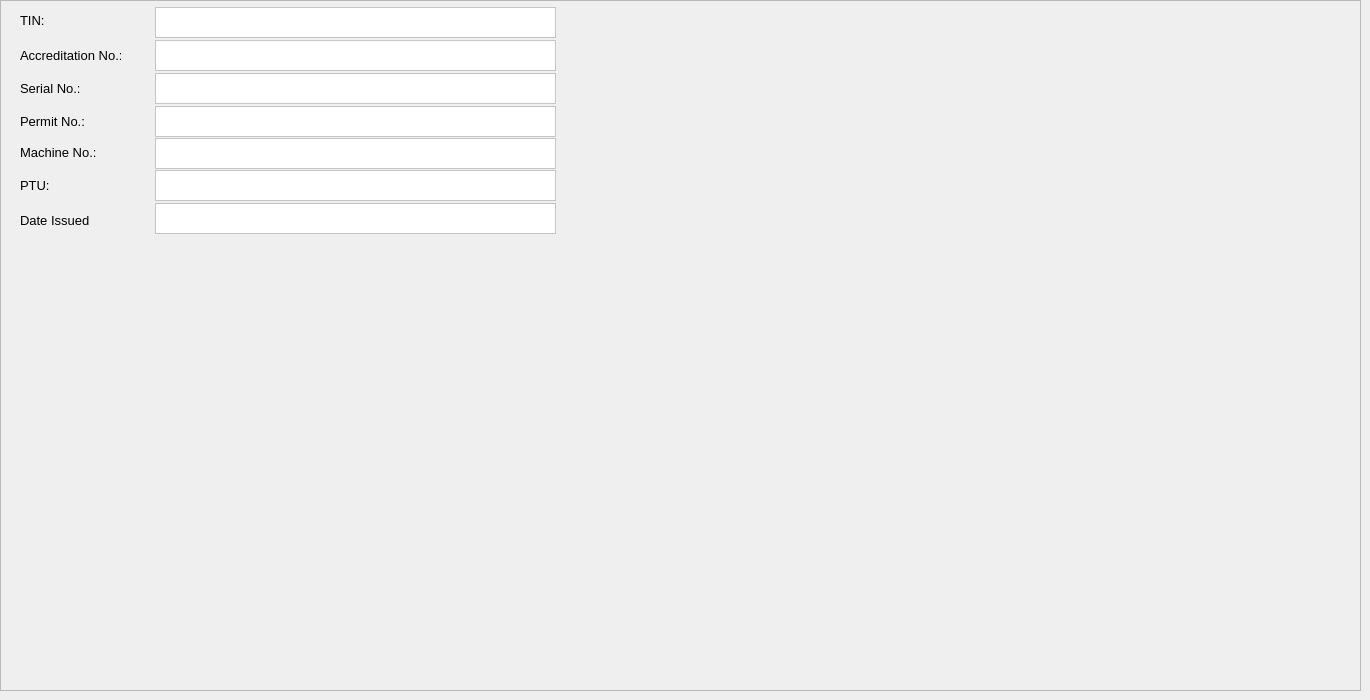
    <widget class="QWidget" name="tabBIRSettings">
     <attribute name="title">
      <string>BIR Settings</string>
     </attribute>
     <widget class="QFrame" name="frame_10">
      <property name="geometry">
       <rect>
        <x>0</x>
        <y>0</y>
        <width>1361</width>
        <height>691</height>
       </rect>
      </property>
      <property name="frameShape">
       <enum>QFrame::StyledPanel</enum>
      </property>
      <property name="frameShadow">
       <enum>QFrame::Raised</enum>
      </property>
      <widget class="QTextEdit" name="textEditTIN">
       <property name="geometry">
        <rect>
         <x>155</x>
         <y>7</y>
         <width>401</width>
         <height>31</height>
        </rect>
       </property>
       <property name="font">
        <font>
         <family>Segoe UI</family>
         <pointsize>10</pointsize>
        </font>
       </property>
       <property name="styleSheet">
        <string notr="true">background-color: rgb(255, 255, 255);
color: rgb(0, 0, 0);</string>
       </property>
      </widget>
      <widget class="QLabel" name="label_22">
       <property name="geometry">
        <rect>
         <x>20</x>
         <y>10</y>
         <width>101</width>
         <height>21</height>
        </rect>
       </property>
       <property name="font">
        <font>
         <family>Segoe UI</family>
         <pointsize>10</pointsize>
        </font>
       </property>
       <property name="text">
        <string>TIN:</string>
       </property>
      </widget>
      <widget class="QTextEdit" name="textEditAccreditationNo">
       <property name="geometry">
        <rect>
         <x>155</x>
         <y>40</y>
         <width>401</width>
         <height>31</height>
        </rect>
       </property>
       <property name="font">
        <font>
         <family>Segoe UI</family>
         <pointsize>10</pointsize>
        </font>
       </property>
       <property name="styleSheet">
        <string notr="true">background-color: rgb(255, 255, 255);
color: rgb(0, 0, 0);</string>
       </property>
      </widget>
      <widget class="QLabel" name="label_23">
       <property name="geometry">
        <rect>
         <x>20</x>
         <y>45</y>
         <width>101</width>
         <height>21</height>
        </rect>
       </property>
       <property name="font">
        <font>
         <family>Segoe UI</family>
         <pointsize>10</pointsize>
        </font>
       </property>
       <property name="text">
        <string>Accreditation No.:</string>
       </property>
      </widget>
      <widget class="QLabel" name="label_24">
       <property name="geometry">
        <rect>
         <x>20</x>
         <y>78</y>
         <width>101</width>
         <height>21</height>
        </rect>
       </property>
       <property name="font">
        <font>
         <family>Segoe UI</family>
         <pointsize>10</pointsize>
        </font>
       </property>
       <property name="text">
        <string>Serial No.:</string>
       </property>
      </widget>
      <widget class="QTextEdit" name="textEditSerialNo">
       <property name="geometry">
        <rect>
         <x>155</x>
         <y>73</y>
         <width>401</width>
         <height>31</height>
        </rect>
       </property>
       <property name="font">
        <font>
         <family>Segoe UI</family>
         <pointsize>10</pointsize>
        </font>
       </property>
       <property name="styleSheet">
        <string notr="true">background-color: rgb(255, 255, 255);
color: rgb(0, 0, 0);</string>
       </property>
      </widget>
      <widget class="QLabel" name="label_25">
       <property name="geometry">
        <rect>
         <x>20</x>
         <y>111</y>
         <width>101</width>
         <height>21</height>
        </rect>
       </property>
       <property name="font">
        <font>
         <family>Segoe UI</family>
         <pointsize>10</pointsize>
        </font>
       </property>
       <property name="text">
        <string>Permit No.:</string>
       </property>
      </widget>
      <widget class="QTextEdit" name="textEditPermitNo">
       <property name="geometry">
        <rect>
         <x>155</x>
         <y>106</y>
         <width>401</width>
         <height>31</height>
        </rect>
       </property>
       <property name="font">
        <font>
         <family>Segoe UI</family>
         <pointsize>10</pointsize>
        </font>
       </property>
       <property name="styleSheet">
        <string notr="true">background-color: rgb(255, 255, 255);
color: rgb(0, 0, 0);</string>
       </property>
      </widget>
      <widget class="QLabel" name="label_26">
       <property name="geometry">
        <rect>
         <x>20</x>
         <y>142</y>
         <width>101</width>
         <height>21</height>
        </rect>
       </property>
       <property name="font">
        <font>
         <family>Segoe UI</family>
         <pointsize>10</pointsize>
        </font>
       </property>
       <property name="text">
        <string>Machine No.:</string>
       </property>
      </widget>
      <widget class="QTextEdit" name="textEditMachineNo">
       <property name="geometry">
        <rect>
         <x>155</x>
         <y>138</y>
         <width>401</width>
         <height>31</height>
        </rect>
       </property>
       <property name="font">
        <font>
         <family>Segoe UI</family>
         <pointsize>10</pointsize>
        </font>
       </property>
       <property name="styleSheet">
        <string notr="true">background-color: rgb(255, 255, 255);
color: rgb(0, 0, 0);</string>
       </property>
      </widget>
      <widget class="QLabel" name="label_27">
       <property name="geometry">
        <rect>
         <x>20</x>
         <y>175</y>
         <width>101</width>
         <height>21</height>
        </rect>
       </property>
       <property name="font">
        <font>
         <family>Segoe UI</family>
         <pointsize>10</pointsize>
        </font>
       </property>
       <property name="text">
        <string>PTU:</string>
       </property>
      </widget>
      <widget class="QTextEdit" name="textEditPTU">
       <property name="geometry">
        <rect>
         <x>155</x>
         <y>170</y>
         <width>401</width>
         <height>31</height>
        </rect>
       </property>
       <property name="font">
        <font>
         <family>Segoe UI</family>
         <pointsize>10</pointsize>
        </font>
       </property>
       <property name="styleSheet">
        <string notr="true">background-color: rgb(255, 255, 255);
color: rgb(0, 0, 0);</string>
       </property>
      </widget>
      <widget class="QTextEdit" name="textEditDateIssue">
       <property name="geometry">
        <rect>
         <x>155</x>
         <y>203</y>
         <width>401</width>
         <height>31</height>
        </rect>
       </property>
       <property name="font">
        <font>
         <family>Segoe UI</family>
         <pointsize>10</pointsize>
        </font>
       </property>
       <property name="styleSheet">
        <string notr="true">background-color: rgb(255, 255, 255);
color: rgb(0, 0, 0);</string>
       </property>
      </widget>
      <widget class="QLabel" name="label_28">
       <property name="geometry">
        <rect>
         <x>20</x>
         <y>210</y>
         <width>101</width>
         <height>21</height>
        </rect>
       </property>
       <property name="font">
        <font>
         <family>Segoe UI</family>
         <pointsize>10</pointsize>
        </font>
       </property>
       <property name="text">
        <string>Date Issued</string>
       </property>
      </widget>
     </widget>
    </widget>
